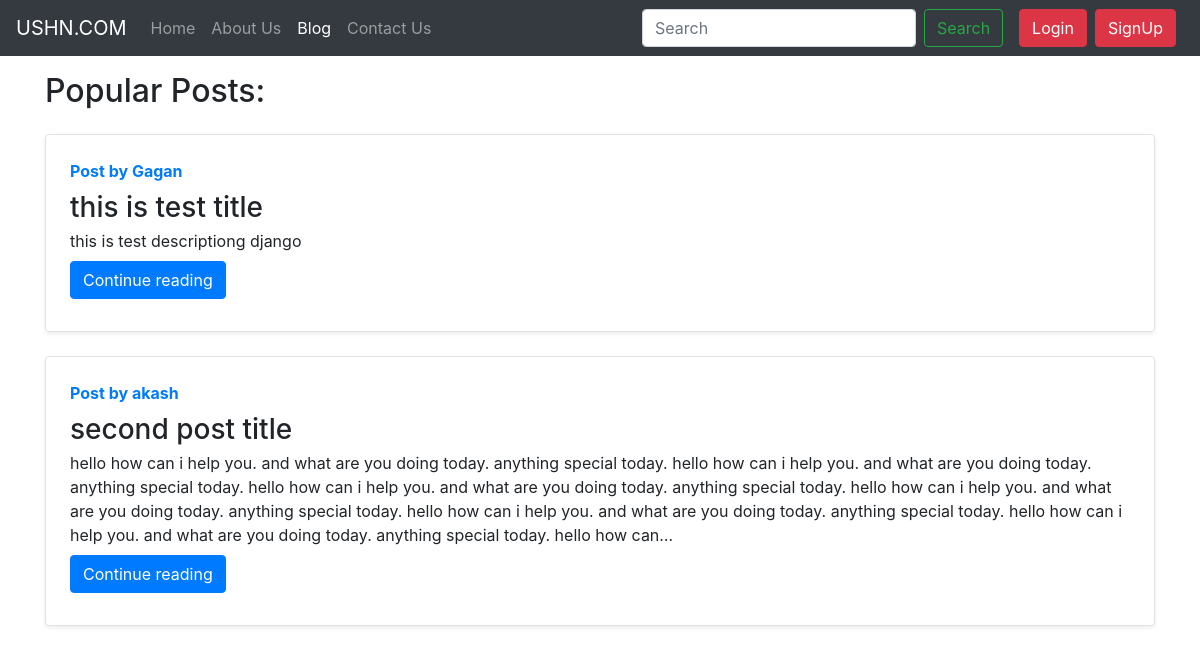
Screenshot of /blog/ with the database file from the repository.
### blog/models.py (models this page shows, shortened)
class Post(models.Model):
    sn = models.AutoField(primary_key=True)
    title =models.CharField(max_length=255)
    content =models.TextField()
    author =models.CharField(max_length=13)
    slug = models.CharField(max_length=130)
    timeStamp=models.DateTimeField(blank=True)

### blog/views.py (the view)
# urls.py: path('', views.blogHome, name='blogHome'),
def blogHome(request):
    allPosts=Post.objects.all()
    context = {'allposts': allPosts}
    return render (request,'blog/blogHome.html',context)

### templates/blog/blogHome.html (shortened to what this page needs)
{% extends 'base.html' %}
{% block blogactive %} active {% endblock blogactive %}
{% block body %}
<div class="container my-3">
    <h2>Popular Posts:</h2>
    {% for post in allposts %}
    <div class="row no-gutters border rounded overflow-hidden flex-md-row my-4 shadow-sm h-md-250 position-relative">
        <div class="col p-4 d-flex flex-column position-static">
            <strong class="d-inline-block mb-2 text-primary">Post by {{post.author}}</strong>
            <h3 class="mb-0">{{post.title}}</h3>
            <p class="card-text mb-auto">{{post.content| truncatechars:500}}</p>
                <div class="my-2">
            <a href="/blog/{{post.slug}}" role="button" class="btn btn-primary">Continue reading</a>
            </div>
        </div>
    </div>
    {% endfor %}
</div>
{% endblock body %}

### templates/base.html (shortened to what this page needs)
<!doctype html>
<html lang="en">
<head>
  <link rel="stylesheet" href="https://stackpath.bootstrapcdn.com/bootstrap/4.4.1/css/bootstrap.min.css"
>
</head>
<body>
  <nav class="navbar navbar-expand-lg navbar-dark bg-dark">
    <a class="navbar-brand" href="/"> USHN.COM </a>
    <div class="collapse navbar-collapse" id="navbarSupportedContent">
      <ul class="navbar-nav mr-auto">
        <li class="nav-item {% block homeactive %} {% endblock homeactive %}">
          <a class="nav-link" href="/">Home <span class="sr-only">(current)</span></a>
        </li>
        <li class="nav-item {% block aboutactive %} {% endblock aboutactive %}">
          <a class="nav-link" href="/about">About Us</a>
        </li>
        <li class="nav-item {% block blogactive %} {% endblock blogactive %}">
          <a class="nav-link" href="/blog">Blog</a>
        </li>
        <li class="nav-item {% block contactactive %} {% endblock contactactive %}">
          <a class="nav-link" href="/contact">Contact Us</a>
        </li>
      </ul>
      <div class="ml-auto form-inline">
      <form class="form-inline my-2 my-lg-0 mx-3" method='GET' action='/search'>
        <input class="form-control mr-sm-2" type="search" placeholder="Search" name='query' id='search'
          aria-label="Search">
        <button class="btn btn-outline-success my-2 my-sm-0" type="submit">Search</button>
      </form>
      {% if user.is_authenticated %}
      <ul class="navbar-nav mr-2">
      <li class="nav-item dropdown">
        <a class="nav-link dropdown-toggle" href="#" id="navbarDropdown" role="button" data-toggle="dropdown" aria-haspopup="true" aria-expanded="false">
          Welcome {{request.user}}
        </a>
        <div class="dropdown-menu" aria-labelledby="navbarDropdown">
          <a class="dropdown-item" href="/logout">Logout</a>
          <a class="dropdown-item" href="#">View Profile</a>
        </div>
      </li>
      </ul>
      {% else %}
      <button type="button" class="btn btn-danger mr-2" data-toggle="modal" data-target="#loginModal">
        Login
      </button>
      <button type="button" class="btn btn-danger mr-2" data-toggle="modal" data-target="#signupModal">
        SignUp
      </button>
      {% endif %}
    </div>
    </div>
  </nav>
  {% block body %}
  {% endblock body %}
</body>
</html>

### rows the page displays
Post: author "Gagan", title "this is test title", content "this is test descriptiong django"
Post: author "akash", title "second post title", content "hello how can i help you. and what are you doing today. anything special today. hello how can i help you. and what are you doing today. anything special today. hello how can i help you. and what are you doing today. anything special today. hello how can i help you. and what are you doing today. anything special today. hello how can i help you. and what are you doing today. anything special today. hello how can i help you. and what are you doing today. anything special today. hello how can…"
